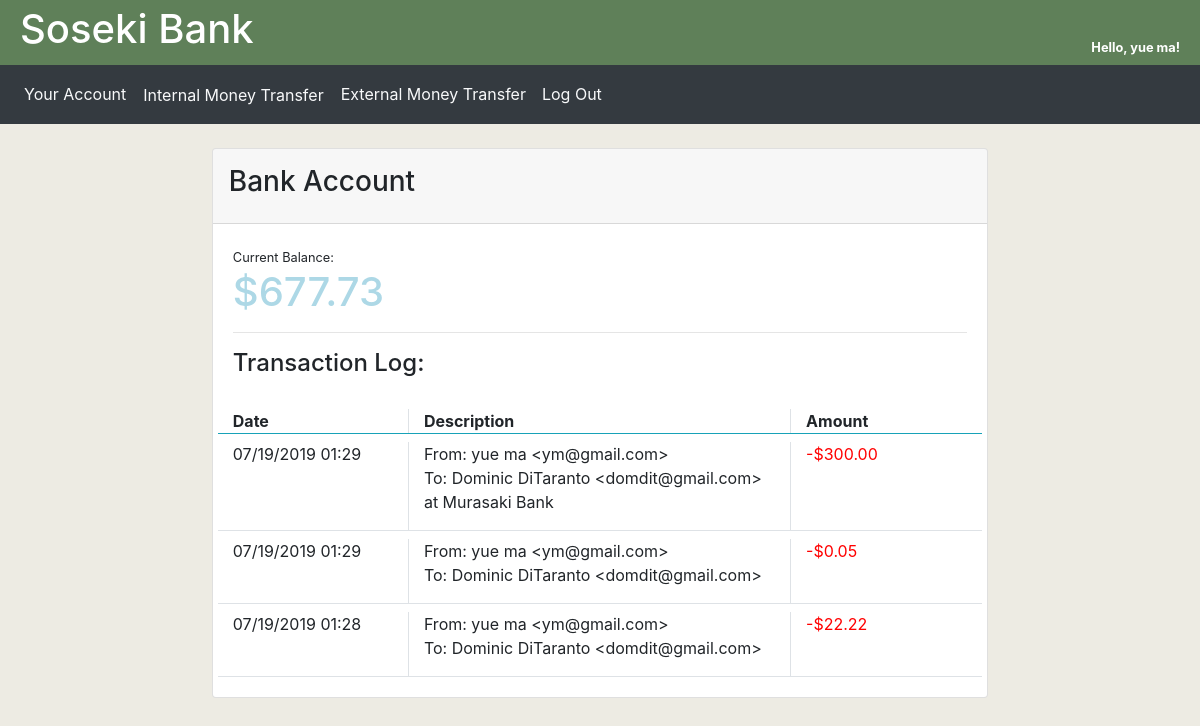
Page /soseki (signed in) on the committed database.
### bank/models.py (models this page shows)
class User(db.Model, UserMixin):
	id = db.Column(db.Integer, primary_key=True)
	email = db.Column(db.String(120), unique=True, nullable=False)
	password = db.Column(db.String(60), nullable=False)
	first_name = db.Column(db.String(255), nullable=False)
	last_name = db.Column(db.String(255), nullable=False)
	admin = db.Column(db.Boolean, unique=False, default=False)
	balance = db.Column(db.Numeric(precision=10, scale=2, asdecimal=True, decimal_return_scale=2))
	logs = db.relationship('TransactionLog', backref='user', lazy=True)

class TransactionLog(db.Model):
	id = db.Column(db.Integer, primary_key=True)
	date = db.Column(db.DateTime, default=datetime.datetime.utcnow)
	amount = db.Column(db.Numeric(precision=10, scale=2, asdecimal=True, decimal_return_scale=2))
	from_account = db.Column(db.String(120), nullable=False)
	to_account = db.Column(db.String(120), nullable=False)
	positive = db.Column(db.Boolean, unique=False, default=False)
	user_id = db.Column(db.Integer, db.ForeignKey('user.id'), nullable=False)

### bank/routes.py (the view, shortened to what this page needs)
@app.route('/soseki', methods=['GET', 'POST'])
@login_required
def soseki():
	internal_transfer_form = InternalTransferForm()
	context = {
		'user': current_user,
		'title': 'Welcome To Soseki Bank',
		'internal_transfer': internal_transfer_form,
		'log': TransactionLog.query.order_by(TransactionLog.date.desc()).filter_by(user_id=current_user.id).all()
	}
	return render_template('soseki.html', **context)

### bank/routes.py (called while the page is built)
@login_manager.user_loader
def load_user(user_id):
	return User.query.get(user_id)

### bank/templates/soseki.html (shortened to what this page needs)
{% extends 'layout.html' %}
{% block main %}
    <header class="soseki">
        <div>
            <h1 class="float-left">Soseki Bank</h1>
            <div style="text-align:right; padding-right:20px;">
                <br>
                <small><b>Hello, {{ user.first_name }} {{ user.last_name }}!</b></small>
            </div>
        </div>
    </header>
    <nav class="navbar navbar-expand-lg navbar-dark bg-dark border-top border-dark">
        <div class="collapse navbar-collapse " style="width:100%;" id="navbarNavDropdown">
            <div class="navbar-nav">
                <div class="nav-item active">
                    <a class="nav-link text-light" href="{{ url_for('soseki') }}">Your Account</a>
                </div>
                <div class="nav-item">
                    <a data-toggle="modal" data-target="#internalTransferModal" class=" btn nav-link text-light">Internal Money Transfer</a>
                </div>
                <div class="nav-item">
                    <a class="nav-link text-light" href="{{ url_for('sendmoney') }}">External Money Transfer</a>
                </div>
                <div class="nav-item">
                    <a class="nav-link text-light " href="{{ url_for('logout') }}">Log Out</a>
                </div>
            </div>
        </div>
    </nav>
    <main>
        <div class="card mt-4">
            <div class="card-header p-3">
                <h3>Bank Account</h3>
            </div>
            <div class="card-body">
                <small>Current Balance:</small>
                <h1>${{ user.balance }}</h1>
                <hr>
                <h4>Transaction Log:</h4>
                <br>
                <div class="row border-bottom border-info">
                    <div class="col-3 border-right">
                        <b>Date</b>
                    </div>
                    <div class="col-6 border-right">
                        <b>Description</b>
                    </div>
                    <div class="col-3">
                        <b>Amount</b>
                    </div>
                </div>
                {% for item in log %}
                    <div class="row pt-2 border-bottom">
                        <div class="col-3 border-right">
                            <p>{{ item.date.strftime('%m/%d/%Y %I:%M') }}</p>
                        </div>
                        <div class="col-6 border-right">
                            <p>From: {{ item.from_account }} <br>To: {{ item.to_account }}</p>
                        </div>
                        <div class="col-3">
                            {% if item.positive %}
                                <p style="color:green">+${{ item.amount }}</p>
                            {% else %}
                                <p style="color:red">-${{ item.amount }}</p>
                            {% endif %}
                        </div>
                    </div>
                {% endfor %}
                </div>
            </div>
    </main>
{% endblock %}

### bank/static/main.css (style rules this page uses)
body { background-color: #edebe3; }
header.soseki div { padding:5px 0px 5px 20px; height:65px; width:100%; color: white; background-color: #5f8059; background-image: url("https://www.transparenttextures.com/patterns/soft-circle-scales.png"); }
.navbar { width: 100%; }
main { display: flex; align-items: center; justify-content: center; }
main .card { min-width:50%; }
main h1 { color: lightblue; }

### rows in the picture
User: first_name "yue", last_name "ma", balance "677.73"
TransactionLog: date "07/19/2019 01:29", from_account "yue ma <ym@gmail.com>", to_account "Dominic DiTaranto <domdit@gmail.com> at Murasaki Bank", amount "300.00"
TransactionLog: date "07/19/2019 01:29", from_account "yue ma <ym@gmail.com>", to_account "Dominic DiTaranto <domdit@gmail.com>", amount "0.05"
TransactionLog: date "07/19/2019 01:28", from_account "yue ma <ym@gmail.com>", to_account "Dominic DiTaranto <domdit@gmail.com>", amount "22.22"
